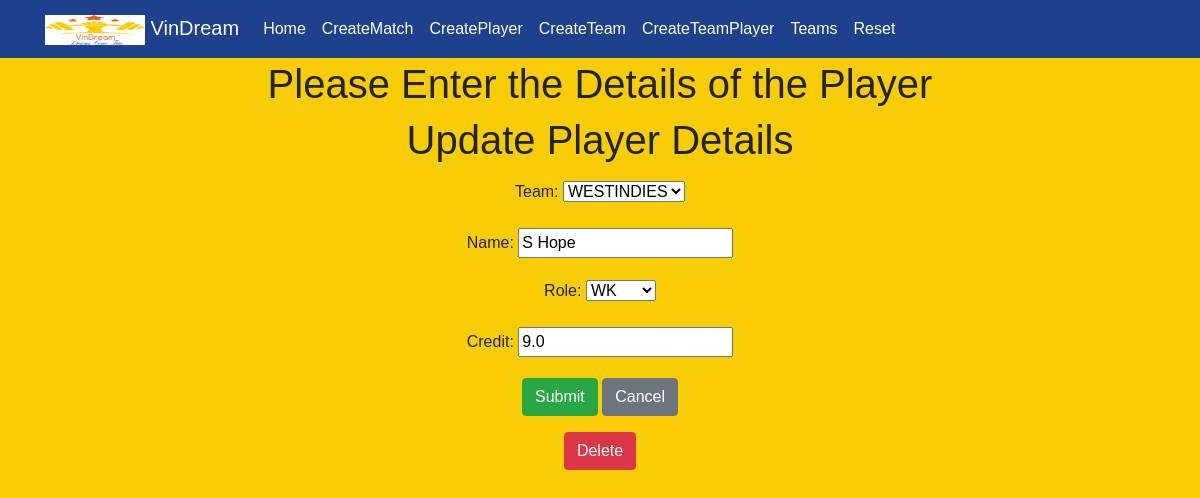
The app's page /vd/UpdateTeamPlayer/56 with its own data.
### TeamPicker/models.py (models this page shows, shortened)
class Team(models.Model):
    Team = models.CharField(max_length=264, unique=True)
    def __str__(self):
        return self.Team

class TeamPlayer(models.Model):
    Team = models.ForeignKey(Team, related_name = 'team',
                                on_delete=models.CASCADE)
    Name = models.CharField(max_length=264)
    Role = models.CharField(max_length=264, choices=[
                                            ('BAT', 'BAT'),
                                            ('BOWL', 'BOWL'),
                                            ('ALL', 'ALL'),
                                            ('WK', 'WK')
                                            ],
                            default="BAT"
    )
    Credit = models.FloatField()

### TeamPicker/views.py (the view)
# urls.py: path('UpdateTeamPlayer/<pk>', views.TeamPlayerUpdateView.as_view(), name="UpdateTeamPlayer"),
class TeamPlayerUpdateView(UpdateView):
    model = TeamPlayer
    fields = ('Team', 'Name', 'Role', 'Credit')

### TeamPicker/templates/TeamPicker/teamplayer_form.html (shortened to what this page needs)
{% extends 'TeamPicker/TeamPicker_base.html' %}
{% block body_block %}
<h1>
  Please Enter the Details of the Player
</h1>
<h1>
  {% if not form.instance.pk %}
  Player Details <br>
  {% else %}
  Update Player Details <br>
  {% endif %}
</h1>
<form  method="post">
  <div class="form-group align-items-center ">
    {{ form.as_p }}
  </div>
  <div class="form-group align-items-center">
    <input class="btn btn-success" type="submit" value="Submit">
    <a class="btn btn-secondary" role="button" href="{% url 'TeamPicker:Team' %}">Cancel</a>
  </div>
</form>
{%if form.instance.pk %}
<div class="container">
  <form action=/vd/DeleteTeamPlayer/{{form.instance.pk}} method="post">
    <input class="btn btn-danger" onclick="return ConfirmPlayerDelete();" type="submit" value="Delete">
  </form>
</div>
{% endif %}
{% endblock %}

### static/css/base.css (style rules this page uses)
body { background: rgb(249, 205, 5); margin: 0; font-family: Arial, sans-serif; text-align: center; padding-top: 60px; }
a { color: black; }

### records on screen
Team: Team "WESTINDIES"
TeamPlayer: Name "S Hope", Role "WK", Credit "9.0"
